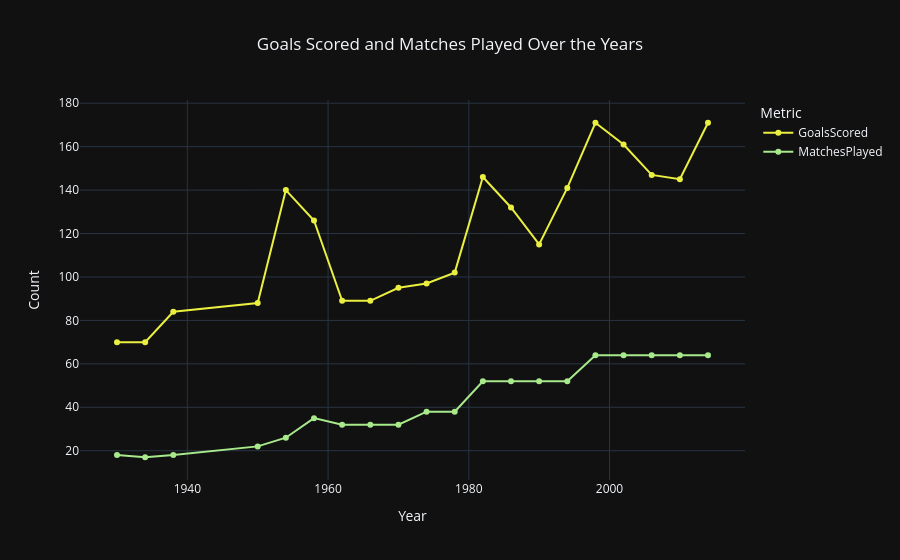

Notebook cell for this chart:
### Code cell
import plotly.express as px
import pandas as pd
df = pd.read_csv("WorldCups.csv")

df_new = df[["Year", "GoalsScored", "MatchesPlayed"]]

df_new = df_new.melt(
    id_vars="Year",
    value_vars=["GoalsScored", "MatchesPlayed"],
    var_name="Metric",
    value_name="Value"
)

fig = px.line(
    df_new,
    x="Year",
    y="Value",
    color="Metric",
    markers=True,color_discrete_map={
    "GoalsScored": "#EAEF40",      # Gold
    "MatchesPlayed": "#A7E98B"     # Deep Sky Blue
    },

    
    title="Goals Scored and Matches Played Over the Years"
)

fig.update_layout(
    template="plotly_dark",
    xaxis_title="Year",
    yaxis_title="Count",
    title_x=0.5
)

fig.show()

### Figure 1 — Plotly figure (JSON) as saved in the notebook; plotly's stock layout.template omitted (floating-point values rounded to 4 significant figures)
{"data": [{"hovertemplate": "Metric=GoalsScored<br>Year=%{x}<br>Value=%{y}<extra></extra>", "legendgroup": "GoalsScored", "line": {"color": "#EAEF40", "dash": "solid"}, "marker": {"symbol": "circle"}, "mode": "lines+markers", "name": "GoalsScored", "orientation": "v", "showlegend": true, "type": "scatter", "x": [1930, 1934, 1938, 1950, 1954, 1958, 1962, 1966, 1970, 1974, 1978, 1982, 1986, 1990, 1994, 1998, 2002, 2006, 2010, 2014], "xaxis": "x", "y": [70, 70, 84, 88, 140, 126, 89, 89, 95, 97, 102, 146, 132, 115, 141, 171, 161, 147, 145, 171], "yaxis": "y"}, {"hovertemplate": "Metric=MatchesPlayed<br>Year=%{x}<br>Value=%{y}<extra></extra>", "legendgroup": "MatchesPlayed", "line": {"color": "#A7E98B", "dash": "solid"}, "marker": {"symbol": "circle"}, "mode": "lines+markers", "name": "MatchesPlayed", "orientation": "v", "showlegend": true, "type": "scatter", "x": [1930, 1934, 1938, 1950, 1954, 1958, 1962, 1966, 1970, 1974, 1978, 1982, 1986, 1990, 1994, 1998, 2002, 2006, 2010, 2014], "xaxis": "x", "y": [18, 17, 18, 22, 26, 35, 32, 32, 32, 38, 38, 52, 52, 52, 52, 64, 64, 64, 64, 64], "yaxis": "y"}], "layout": {"legend": {"title": {"text": "Metric"}, "tracegroupgap": 0}, "title": {"text": "Goals Scored and Matches Played Over the Years", "x": 0.5}, "xaxis": {"anchor": "y", "domain": [0, 1], "title": {"text": "Year"}}, "yaxis": {"anchor": "x", "domain": [0, 1], "title": {"text": "Count"}}}}
